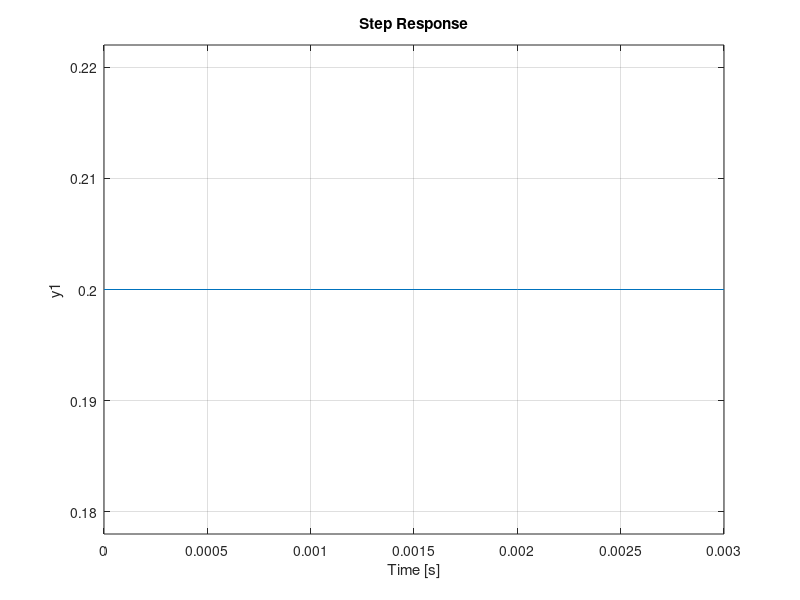
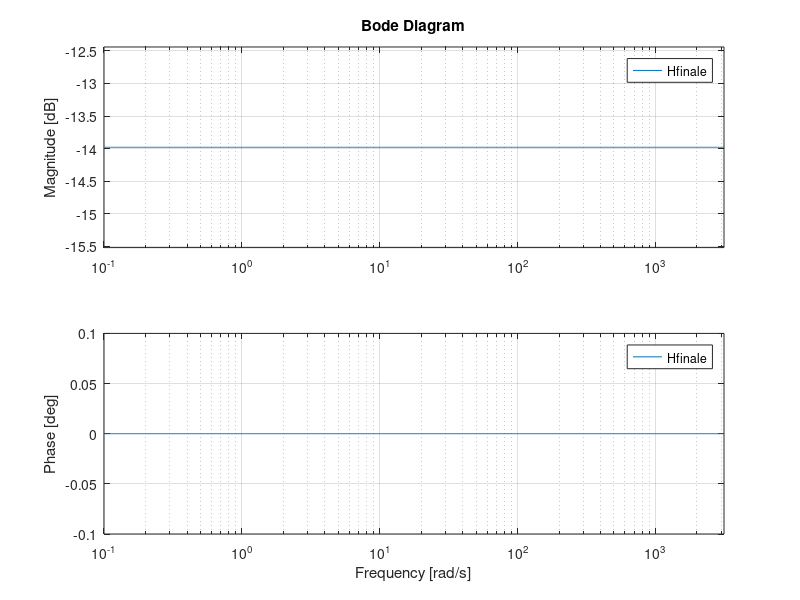

Write MATLAB code to recreate these figures, in order.
clear
clc
close all

Fs = 1000
Ts = 1/Fs

a = 0.2
b = 0

z = tf('z',Ts)

Hfinale = a/(1-b*(z^-1))

figure(1)
step(Hfinale)
figure(2)
bode(Hfinale)